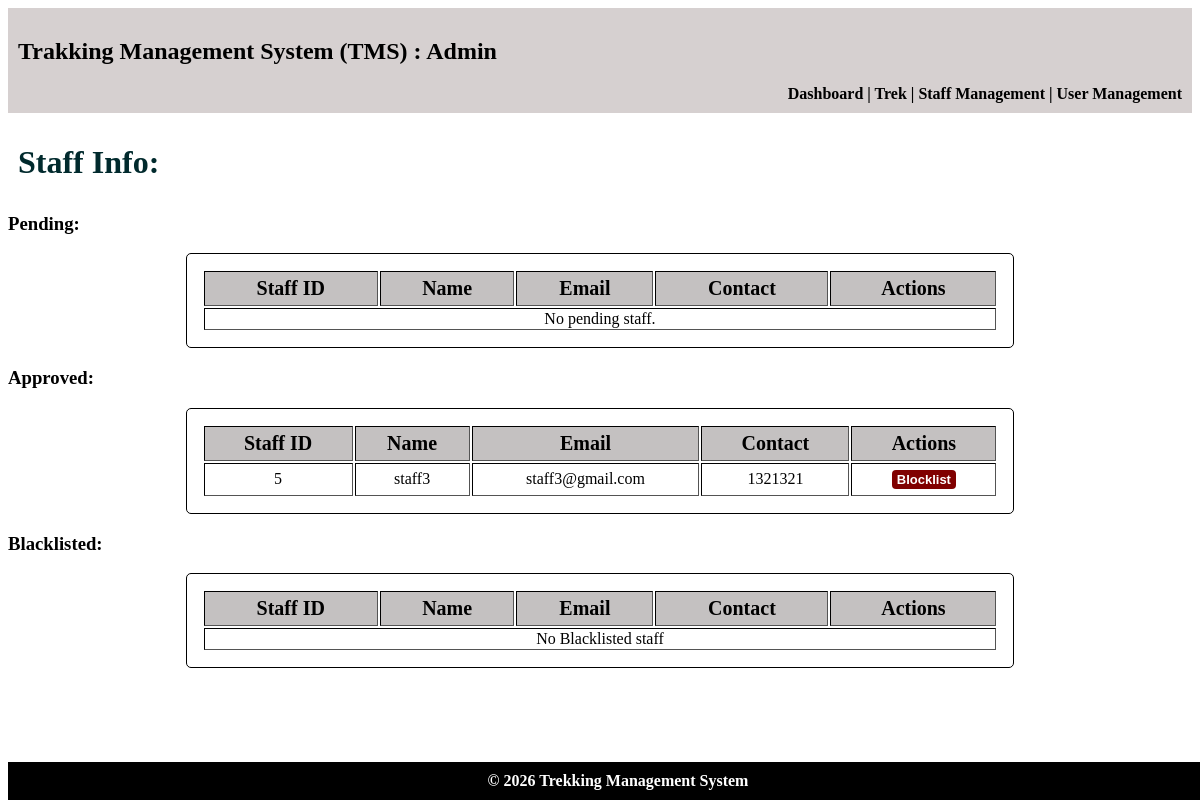
The page /admin/staff on the database its author committed.
### models.py (models this page shows)
class Staff_Profiles(db.Model):
    __tablename__ = "staff_profiles"
    staff_id = db.Column(db.Integer,db.ForeignKey("users.id"), primary_key=True)
    name = db.Column(db.String, nullable=False)
    phone = db.Column(db.String, nullable=False)
    experience = db.Column(db.Integer, nullable=False)
    address = db.Column(db.String, nullable=False)
    emergency_contact = db.Column(db.String, nullable=False)
    status = db.Column(db.Integer,nullable=False,default=0)     # 0 = Registered, 1 = Blacklisted, 2 = Approved
    treks = db.relationship("Treks",cascade="all, delete", backref="staff_profiles")

class Users(db.Model):
    __tablename__ = "users"
    id = db.Column(db.Integer, primary_key=True)
    email = db.Column(db.String, unique=True, nullable=False)
    password = db.Column(db.String, nullable=False)
    role = db.Column(db.Integer, nullable=False, default=1) # 0 = Admin, 1 = Trekker, 2 = Staff
    trekker_profile = db.relationship(
        "Trekker_Profiles",
        cascade="all, delete",
        backref="users",
        uselist=False
    )
    staff_profile = db.relationship(
        "Staff_Profiles",
        cascade="all, delete",
        backref="users",
        uselist=False
    )

### controller.py (the view)
@app.route("/admin/staff")
def admin_staff():
    pending_staff = db.session.query(Staff_Profiles).filter(
        Staff_Profiles.status == 0
    ).all()
    approved_staff = db.session.query(Staff_Profiles).filter(
        Staff_Profiles.status == 2
    ).all()
    blacklisted_staff = db.session.query(Staff_Profiles).filter(
        Staff_Profiles.status == 1
    ).all()
    return render_template(
        "admin_staff.html",
        pending_staff=pending_staff,
        approved_staff=approved_staff,
        blacklisted_staff=blacklisted_staff
    )

### templates/admin_staff.html (shortened to what this page needs)
<!DOCTYPE html>
<html lang="en">
<head>
    <link rel="stylesheet" href="/static/main.css">
</head>
<body>
    <header>
        <h2>Trakking Management System (TMS) : Admin</h2>
        <nav>
            <a href="{{ url_for('admin_dashboard') }}"> Dashboard </a>|
            <a href="{{ url_for('admin_treks') }}"> Trek </a>|
            <a href="{{ url_for('admin_staff') }}"> Staff Management </a>|
            <a href="{{ url_for('admin_user') }}"> User Management </a>
        </nav>
    </header>
    <main>
        <h1>Staff Info: </h1>
        <h3>Pending:</h3>
            <table class="normal" border="1">
                <tr><th>Staff ID</th>     <th>Name</th>     <th>Email</th>   <th>Contact</th>  <th>Actions</th></tr>
                {% for staff in pending_staff %}
                <tr><td>{{ staff.staff_id }}</td>          <td>{{ staff.name }}</td>  <td>{{ staff.users.email }}</td>      <td>{{ staff.phone }}</td>
                    <td><a href="{{ url_for('approve_staff', staff_id=staff.staff_id) }}" class="btn-link btn-done">Approve</a><a href="{{ url_for('reject_staff', staff_id=staff.staff_id) }}" class="btn-link btn-danger">Reject</a></td>
                </tr>
                {% else %}
                <tr>
                <td colspan="5">No pending staff.</td>
            </tr>
            {% endfor %}
            </table>
        <h3>Approved:</h3>
            <table class="normal" border="1">
                <tr><th>Staff ID</th>     <th>Name</th>     <th>Email</th>   <th>Contact</th>  <th>Actions</th></tr>
                {% for staff in approved_staff %}
                <tr><td>{{ staff.staff_id }}</td>          <td>{{ staff.name }}</td>  <td>{{ staff.users.email }}</td>      <td>{{ staff.phone }}</td>
                <td><a href="{{ url_for('blacklist_staff', staff_id=staff.staff_id) }}" class="btn-link btn-danger">Blocklist</a></td></tr>
                {% else %}
                <tr><td colspan="5">No approved staff present</td></tr>
                {% endfor %}
            </table>
        <h3>Blacklisted:</h3>
            <table class="normal" border="1">
                <tr><th>Staff ID</th>     <th>Name</th>     <th>Email</th>   <th>Contact</th>  <th>Actions</th></tr>
                {% for staff in blacklisted_staff %}
                <tr><td>{{ staff.staff_id }}</td>          <td>{{ staff.name }}</td>  <td>{{ staff.users.email }}</td>      <td>{{ staff.phone }}</td>
                <td><a href="{{ url_for('approve_staff', staff_id=staff.staff_id) }}" class="btn-link">Unblock</a></td></tr>
                {% else %}
                <tr><td colspan="5">No Blacklisted staff</td></tr>
                {% endfor %}
            </table>
    </main>
    <footer>© 2026 Trekking Management System</footer>
</body>
</html>

### static/main.css (style rules this page uses)
body { padding-bottom: 50px; }
footer { background:black; color:white; text-align:center; font-weight:bold; padding:10px; bottom: 0; position: fixed; width: 100%; }
header { background:rgb(214, 208, 208); text-align: justify; padding:10px; }
table th { background: rgb(196, 193, 193); font-size: 20px; padding: 5px; }
.normal { text-align: center; padding: 15px; margin:auto; width:70%; border: 1px solid black; border-radius: 5px; }
nav { text-align: right; font-weight: bold; }
nav a { color: black; text-decoration: none; }
h1 { padding: 10px; color: rgb(1, 42, 45); }
.btn-link { display: inline-block; padding: 2px 5px; text-decoration: none; font-family: sans-serif; font-weight: bold; font-size: small; background-color: #007bff; color: #ffffff; border-radius: 4px; transition: background-color 0.2s ease; cursor: pointer; margin: 5px; }
.btn-danger { background-color: maroon; color: #ffffff; border-radius: 4px; }

### rows shown on the page
Staff_Profiles: staff_id "5", name "staff3", users.email "staff3@gmail.com", phone "1321321"
